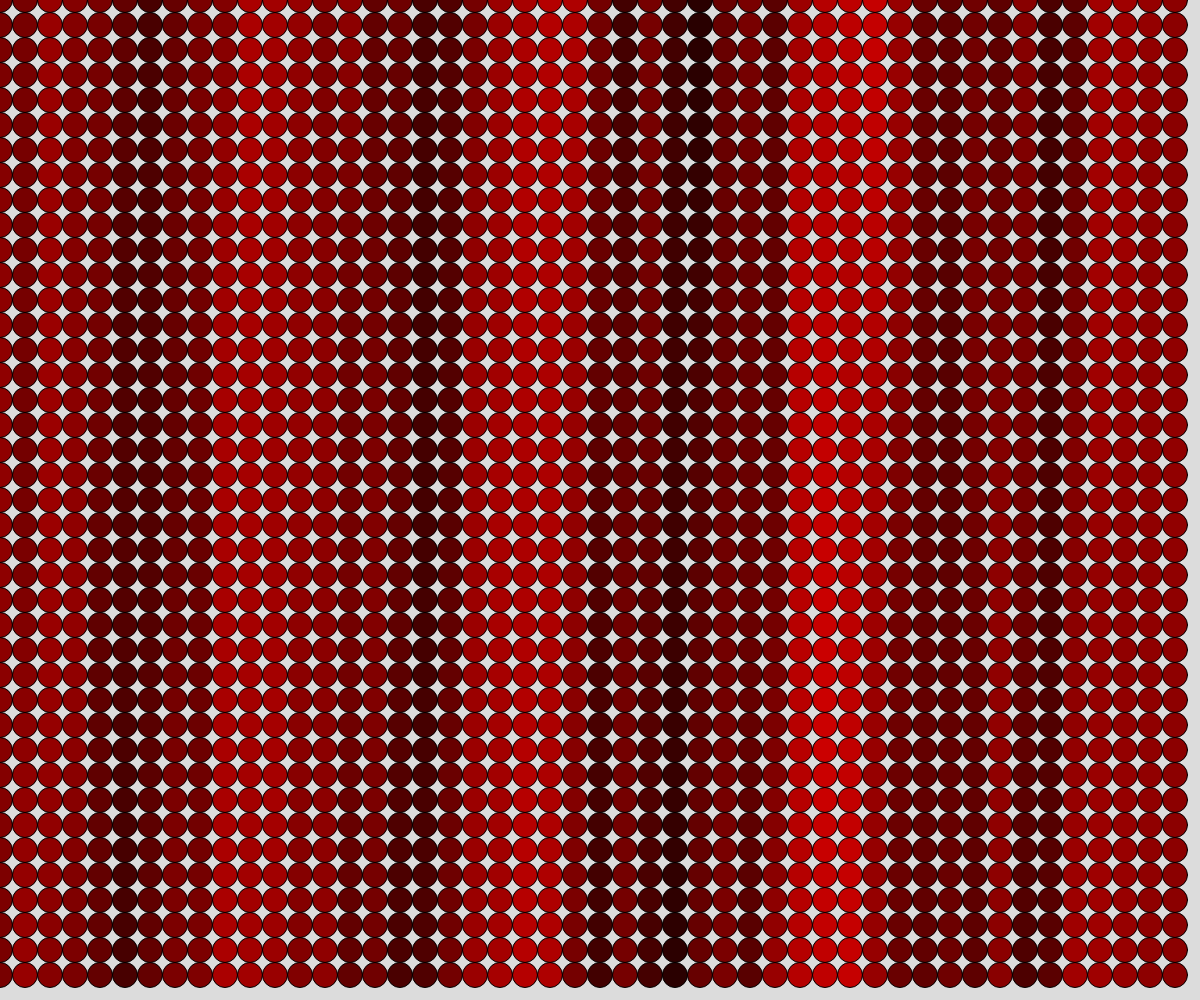
Frame 1 (no input)
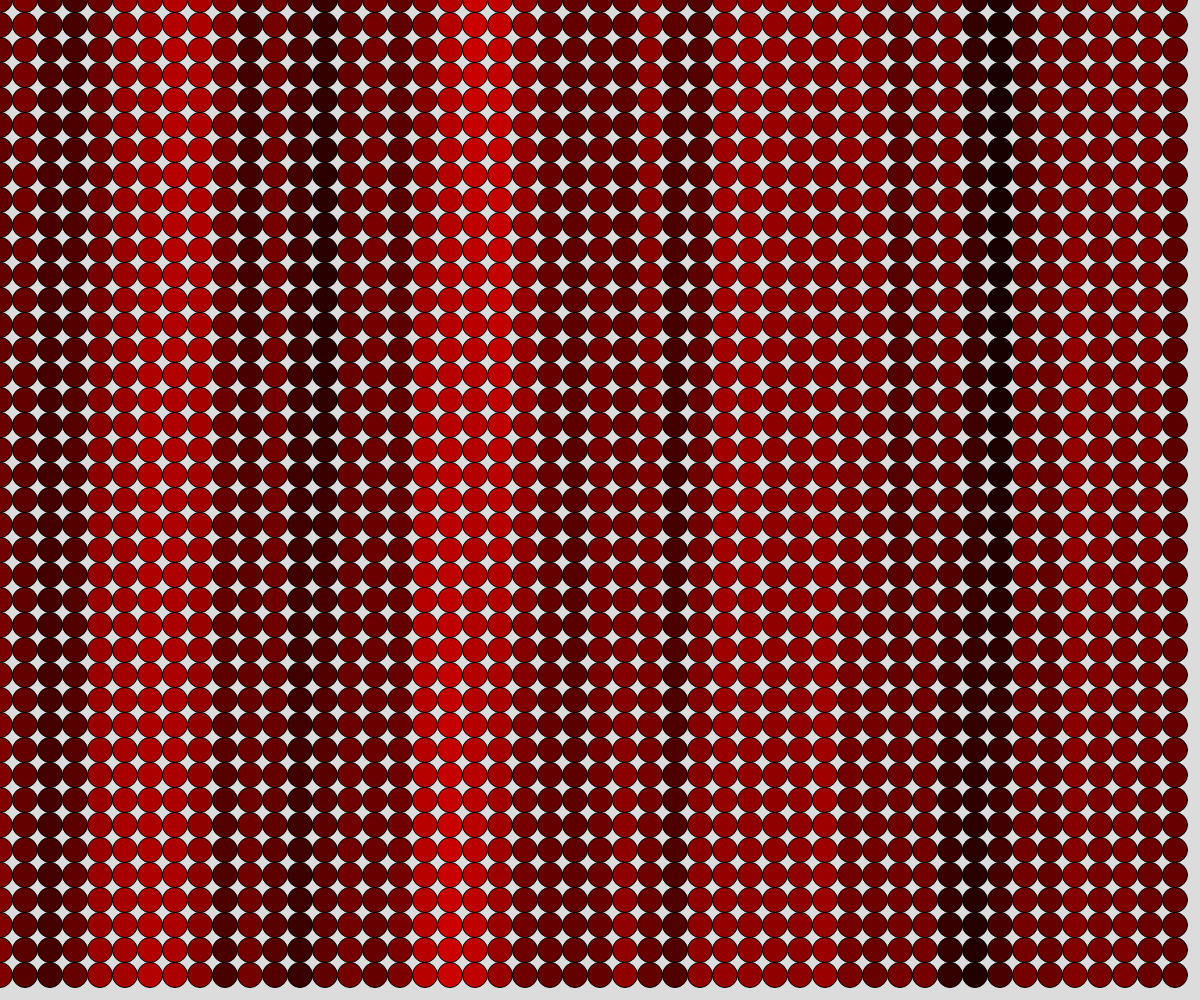
Frame 60 (no input)
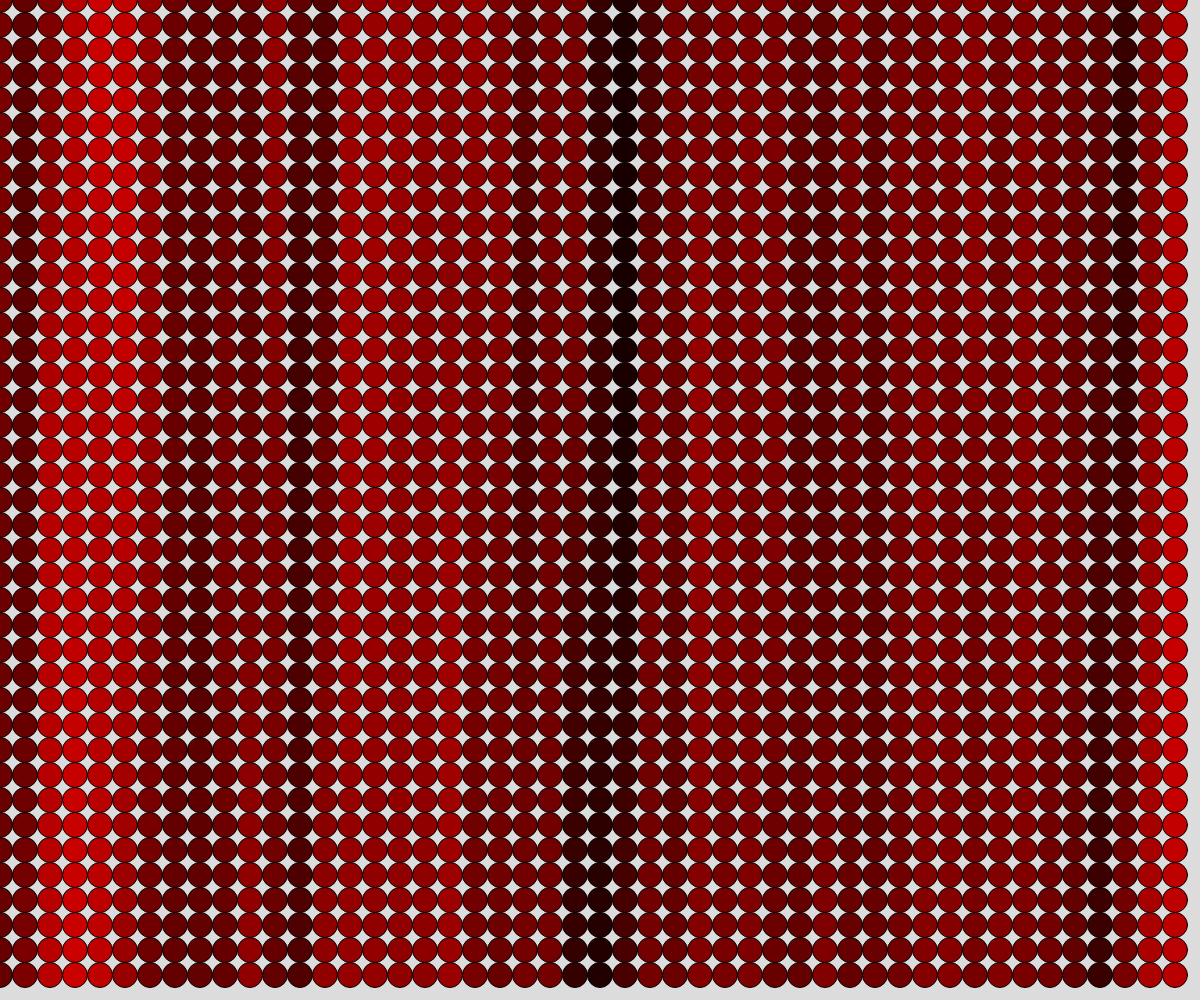
Frame 120 (the mouse pressed at the canvas centre since frame 60)

The p5.js sketch that drew these frames (run headless with seeded random() and noise() and a simulated clock; from frame 60 on, the mouse is pressed at the canvas centre):

// p5.js sketch
// ── sketch.js
// perlin noise demo 2

let redTime = 10;
let redSpeed = 0.01;
let offsetAmount = 0.02;

function setup() {
  createCanvas(windowWidth, windowHeight);
  ellipseMode(CENTER);
  //drawCircles();
}

function drawCircles(){
  for(let x = 0; x < width; x += 25){
    for(let y = 0; y < height; y += 25){
      let r = map(noise(redTime),0,1,0,255);
      fill(r,0,0);
      ellipse(x,y,25,25);
      redTime += redSpeed;
    }
  }
}

function draw() {
  redTime = 10 + offsetAmount;
  background(220);
  drawCircles();
  offsetAmount += 0.10;
}
